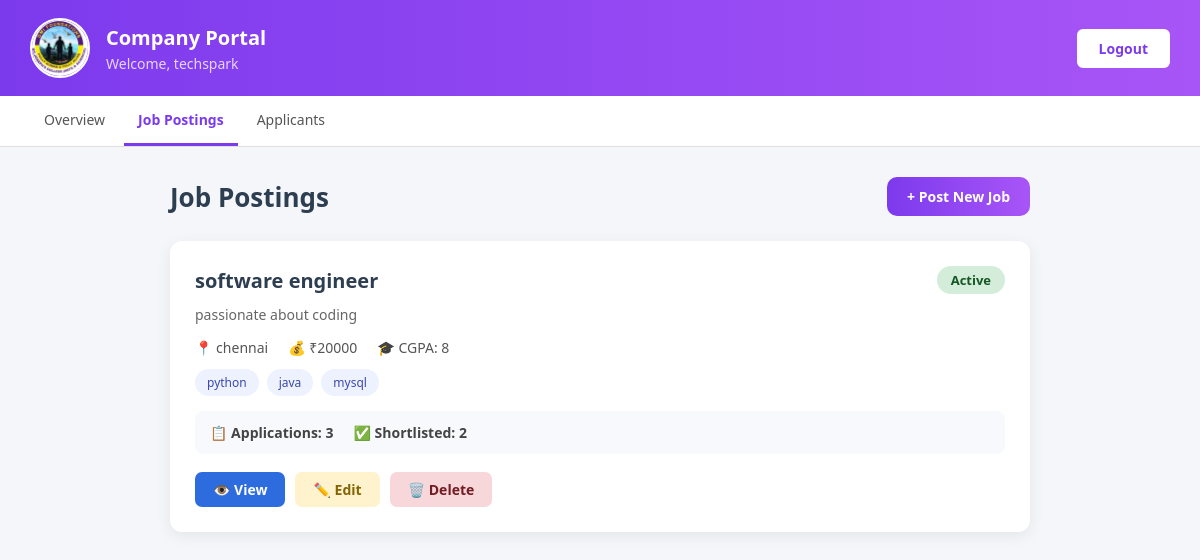
Page /placement/job_postings.php (signed in) on the committed database.
### tables this page shows
CREATE TABLE `companies` (
  `id` int(11) NOT NULL,
  `name` varchar(100) DEFAULT NULL,
  `location` varchar(100) DEFAULT NULL,
  `package` varchar(50) DEFAULT NULL,
  `email` varchar(100) DEFAULT NULL,
  `industry` varchar(100) DEFAULT NULL,
  `password` int(255) NOT NULL,
  `phone` varchar(15) DEFAULT NULL
);

CREATE TABLE `jobs` (
  `id` int(11) NOT NULL,
  `company_id` int(11) DEFAULT NULL,
  `job_role` varchar(100) DEFAULT NULL,
  `salary` varchar(50) DEFAULT NULL,
  `description` text DEFAULT NULL,
  `skills` text DEFAULT NULL,
  `location` varchar(100) NOT NULL,
  `cgpa` float DEFAULT NULL
);

### placement/job_postings.php (the view, shortened to what this page needs)
<?php
include "database.php";
$company_id = $_SESSION['company_id'];
$jobs = mysqli_query($conn, "SELECT * FROM jobs WHERE company_id='$company_id'");
$company = mysqli_fetch_assoc(mysqli_query($conn,
    "SELECT * FROM companies WHERE id='$company_id'"
));
?>
<!DOCTYPE html>
<html>
<head>
</head>
<body>
<div class="topbar">
    <div class="left">
        <img src="logo.png" class="logo">
        <div>
            <h2>Company Portal</h2>
            <p>Welcome, <?php echo $company['name']; ?></p>
        </div>
    </div>
    <a href="logout.php" class="logout">Logout</a>
</div>
<div class="nav">
    <a href="company_dashboard.php">Overview</a>
    <a href="job_postings.php" class="active">Job Postings</a>
    <a href="applicants.php">Applicants</a>
</div>
<div class="container">
    <div class="top-bar">
        <h1 class="page-title">Job Postings</h1>
        <a href="post_job.php" class="btn-primary">+ Post New Job</a>
    </div>
    <?php if(mysqli_num_rows($jobs) > 0){ ?>
        <?php while($row = mysqli_fetch_assoc($jobs)) {
            $app_count = mysqli_num_rows(mysqli_query($conn,
                "SELECT * FROM applications WHERE job_id='".$row['id']."'"));
            $short_count = mysqli_num_rows(mysqli_query($conn,
                "SELECT * FROM applications WHERE job_id='".$row['id']."' AND status='Accepted'"));
        ?>
        <div class="job-card">
            <div class="job-header">
                <h2><?php echo $row['job_role']; ?></h2>
                <span class="badge-active">Active</span>
            </div>
            <p class="job-desc"><?php echo $row['description']; ?></p>
            <div class="job-info">
                <span>📍 <?php echo $row['location']; ?></span>
                <span>💰 ₹<?php echo $row['salary']; ?></span>
                <span>🎓 CGPA: <?php echo $row['cgpa']; ?></span>
            </div>
            <div class="skills">
                <?php
                $skills = explode(",", $row['skills']);
                foreach($skills as $skill){ ?>
                    <span class="skill-tag"><?php echo trim($skill); ?></span>
                <?php } ?>
            </div>
            <div class="job-stats">
                <span>📋 Applications: <?php echo $app_count; ?></span>
                <span>✅ Shortlisted: <?php echo $short_count; ?></span>
            </div>
            <div class="job-actions">
                <a href="applicants.php?job_id=<?php echo $row['id']; ?>"
                   class="btn-view">👁️ View</a>
                <a href="edit_job_company.php?id=<?php echo $row['id']; ?>"
                   class="btn-edit">✏️ Edit</a>
                <a href="delete_job.php?id=<?php echo $row['id']; ?>"
                   class="btn-delete"
                   onclick="return confirm('Are you sure?')">🗑️ Delete</a>
            </div>
        </div>
        <?php } ?>
    <?php } else { ?>
        <p class="no-jobs">No job postings found.</p>
    <?php } ?>
</div>
</body>
</html>

### placement/job_postings.php (style rules this page uses)
* { margin: 0; padding: 0; box-sizing: border-box; font-family: 'Segoe UI', sans-serif; }
body { background: #f5f6fa; min-height: 100vh; display: flex; flex-direction: column; }
.topbar { background: linear-gradient(to right, #7c3aed, #a855f7); padding: 18px 30px; display: flex; justify-content: space-between; align-items: center; }
.topbar .left { display: flex; align-items: center; gap: 16px; }
.topbar .logo { width: 60px; height: 60px; border-radius: 50%; border: 2px solid white; object-fit: cover; }
.topbar .left h2 { color: white; font-size: 20px; font-weight: 700; }
.topbar .left p { color: #e9d5ff; font-size: 14px; margin-top: 3px; }
.logout { background: white; color: #7c3aed; padding: 8px 20px; border-radius: 6px; text-decoration: none; font-weight: 700; font-size: 14px; border: 2px solid white; }
.nav { background: white; border-bottom: 1px solid #e0e0e0; padding: 0 30px; display: flex; gap: 5px; }
.nav a { text-decoration: none; color: #555; font-size: 14px; font-weight: 500; padding: 14px 14px; border-bottom: 3px solid transparent; transition: all 0.2s; display: inline-block; }
.nav a.active { color: #7c3aed; border-bottom: 3px solid #7c3aed; font-weight: 600; }
.container { max-width: 900px; margin: 30px auto; padding: 0 20px; flex: 1; width: 100%; }
.top-bar { display: flex; justify-content: space-between; align-items: center; margin-bottom: 25px; }
.page-title { font-size: 26px; font-weight: 700; color: #2c3e50; }
.btn-primary { background: linear-gradient(to right, #7c3aed, #a855f7); color: white; padding: 10px 20px; border-radius: 10px; text-decoration: none; font-weight: 600; font-size: 14px; display: inline-block; }
.job-card { background: white; border-radius: 12px; padding: 25px; margin-bottom: 20px; box-shadow: 0 4px 15px rgba(0,0,0,0.07); }
.job-header { display: flex; justify-content: space-between; align-items: center; margin-bottom: 10px; }
.job-header h2 { font-size: 20px; color: #2c3e50; font-weight: 700; }
.badge-active { background: #d4edda; color: #155724; padding: 5px 14px; border-radius: 20px; font-size: 13px; font-weight: 600; }
.job-desc { color: #666; font-size: 14px; margin-bottom: 12px; line-height: 1.6; }
.job-info { display: flex; gap: 20px; margin-bottom: 12px; }
.job-info span { color: #555; font-size: 14px; font-weight: 500; }
.skills { display: flex; flex-wrap: wrap; gap: 8px; margin-bottom: 15px; }
.skill-tag { background: #eef2ff; color: #3949ab; padding: 5px 12px; border-radius: 20px; font-size: 12px; }
.job-stats { display: flex; gap: 20px; margin-bottom: 18px; padding: 12px 15px; background: #f8f9fc; border-radius: 8px; }
.job-stats span { font-size: 14px; color: #444; font-weight: 600; }
.job-actions { display: flex; gap: 10px; }
.btn-view { background: #2d6cdf; color: white; padding: 8px 18px; border-radius: 7px; text-decoration: none; font-size: 14px; font-weight: 600; }
.btn-edit { background: #fff3cd; color: #856404; padding: 8px 18px; border-radius: 7px; text-decoration: none; font-size: 14px; font-weight: 600; }
.btn-delete { background: #f8d7da; color: #721c24; padding: 8px 18px; border-radius: 7px; text-decoration: none; font-size: 14px; font-weight: 600; }

### rows in the picture
companies: name "techspark"
jobs: job_role "software engineer", description "passionate about coding", location "chennai", salary "20000", cgpa "8", skills "python", skills "java", skills "mysql", app_count "3", short_count "2"
